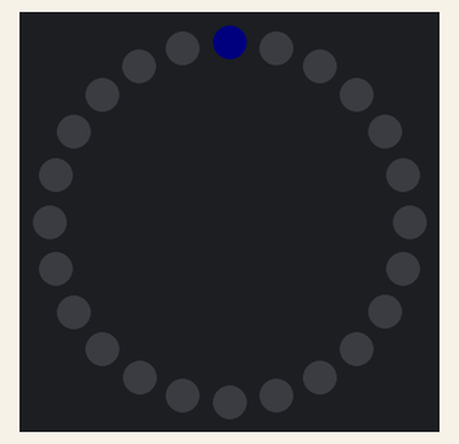
Recording of a sketch running on a simulated Arduino Uno, built with avr-gcc and run on an emulated ATmega328P. On the bench: 24 RGB LEDs in a ring, first at the top, clockwise. Dim RGB values are drawn brighter than linear.

Above: at 0.1 s.
At 34.9 s:
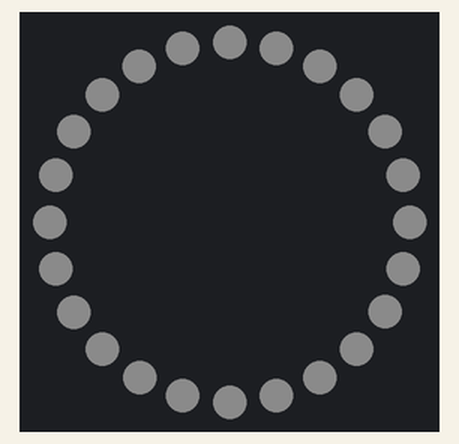

Measured:
- what the display in image 0 shows lasts 3.0 s, from 0.0 s to 3.0 s

The sketch:

sky_link.ino
```cpp
// AdaptLab sky link: an LED ring that shows, live, where the Sun and Earth are for the rover (or lander) in the web app.
//
// The web app (Rover / Lander view -> "Sky compass" button, Chrome or Edge) sends one line ~10 times a second over USB:
//   L <sunAz> <sunLevel> <earthAz> <earthOn> <battery> <psr>\n
//     sunAz, earthAz : degrees clockwise from the vehicle's nose (0..359), so LED 0 should point forward
//     sunLevel       : 0..255, visible fraction of the solar disk above the real terrain horizon
//     earthOn        : 1 if Earth's centre is above the terrain horizon (direct radio link possible)
//     battery        : 0..100 %
//     psr            : 1 if the vehicle is inside a permanently shadowed region
//
// Hardware: any ESP32 / ESP32-C3 / ESP32-S3 (or Arduino with enough RAM) + a WS2812B ("NeoPixel") ring.
// Wiring: ring DIN -> 330 ohm -> LED_PIN, ring 5V -> board 5V (USB), ring GND -> GND, 470..1000 uF across 5V/GND.
// Library: Adafruit NeoPixel (Arduino Library Manager).
// Also works with hardware/horizon_compass (24 LEDs, GPIO10 on the ESP32-C3 devkit).

#include <Adafruit_NeoPixel.h>

#ifndef LED_PIN
#define LED_PIN 10        // ESP32-C3 devkit board in hardware/horizon_compass; use 5 on a classic ESP32 devkit
#endif
#ifndef RING_LEDS
#define RING_LEDS 24      // 12, 16 and 24 LED rings all work
#endif
const uint8_t MAX_LEVEL = 70;   // of 255: stays well inside what a USB port can supply

Adafruit_NeoPixel ring(RING_LEDS, LED_PIN, NEO_GRB + NEO_KHZ800);

struct Sky { int sunAz = 0, sunLevel = 0, earthAz = 0, earthOn = 0, battery = 100, psr = 0; };
Sky sky;
unsigned long lastLine = 0;
char buf[64];
uint8_t len = 0;

uint16_t ledFor(int az) {
  az = ((az % 360) + 360) % 360;
  return (uint16_t)((az * RING_LEDS + 180) / 360) % RING_LEDS;
}

void parse(const char *s) {
  Sky k;
  if (sscanf(s, "L %d %d %d %d %d %d", &k.sunAz, &k.sunLevel, &k.earthAz, &k.earthOn, &k.battery, &k.psr) == 6) {
    sky = k;
    lastLine = millis();
  }
}

void draw() {
  uint8_t r[RING_LEDS] = {0}, g[RING_LEDS] = {0}, b[RING_LEDS] = {0};
  unsigned long now = millis();
  if (now - lastLine > 3000) {
    // no data: slow white breathing so you can tell it is powered
    uint8_t v = (uint8_t)(6 + 6 * sin(now / 900.0));
    for (uint16_t i = 0; i < RING_LEDS; i++) r[i] = g[i] = b[i] = v;
  } else {
    if (sky.psr) for (uint16_t i = 0; i < RING_LEDS; i++) b[i] = 3;          // faint blue: permanent shadow
    uint8_t sun = (uint16_t)constrain(sky.sunLevel, 0, 255) * MAX_LEVEL / 255;
    uint16_t s = ledFor(sky.sunAz);
    r[s] = max(r[s], sun);
    g[s] = max(g[s], (uint8_t)(sun * 7 / 10));
    if (sky.earthOn) b[ledFor(sky.earthAz)] = MAX_LEVEL;
    else b[ledFor(sky.earthAz)] = max(b[ledFor(sky.earthAz)], (uint8_t)4);     // dim: Earth behind terrain
    if (sky.battery < 20 && (now / 400) % 2) r[0] = MAX_LEVEL;                // low battery: blink the nose LED red
  }
  for (uint16_t i = 0; i < RING_LEDS; i++) ring.setPixelColor(i, ring.Color(r[i], g[i], b[i]));
  ring.show();
}

void setup() {
  Serial.begin(115200);
  ring.begin();
  ring.clear();
  ring.show();
}

void loop() {
  while (Serial.available()) {
    char c = Serial.read();
    if (c == '\n' || len == sizeof(buf) - 1) { buf[len] = 0; parse(buf); len = 0; }
    else if (c != '\r') buf[len++] = c;
  }
  static unsigned long lastDraw = 0;
  if (millis() - lastDraw >= 30) { lastDraw = millis(); draw(); }
}
```
